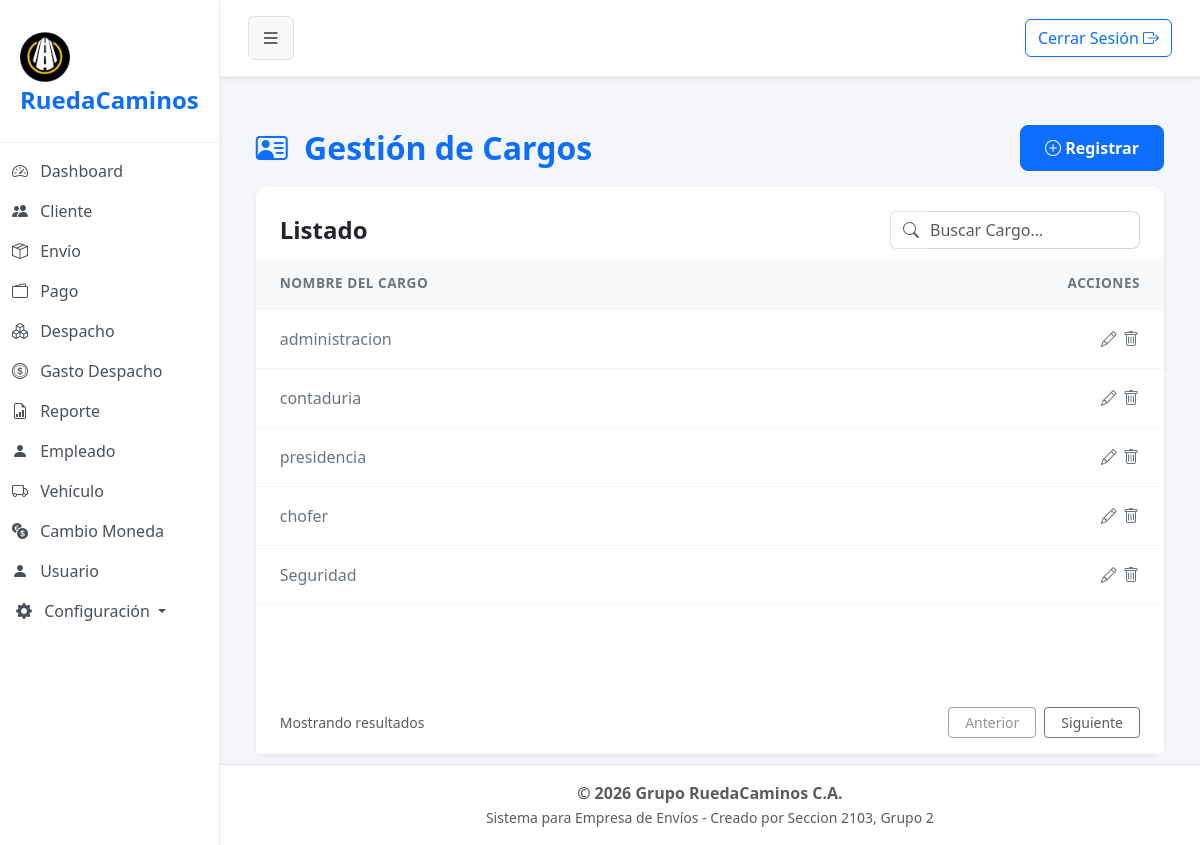
The app's page /?url=cargo (signed in) with its own data.
### tables this page shows
CREATE TABLE `cargo` (
  `cod_cargo` int(1) NOT NULL,
  `nombre` varchar(15) NOT NULL,
  `estado` tinyint(1) NOT NULL
);

### app/controller/cargoController.php (called while the page is built, shortened)
<?php
$cargo = new Cargo();
$registros = $cargo->obt_RegistrosCargo();
include 'app/view/layout/header.php';
include 'app/view/cargo/cargoView.php';
include 'app/view/layout/footer.php';
?>

### index.php (called while the page is built, shortened)
<?php
    $frontController = new FrontController();
?>

### app/config/Conexion.php (called while the page is built, shortened)
<?php
abstract class Conexion
{
    public $host = "localhost";
    public $namedb = "grupo_ruedacaminos";
    public $userdb = "root";
    public $passwd = "";
    public function __construct()
    {
        $this->conexion = $this->getConnection();
    }
    public function getConnection(): PDO
    {
        try {
            $dsn = "mysql:host=" . $this->host . ";dbname=" . $this->namedb . ";charset=utf8";
            $conexion = new PDO($dsn, $this->userdb, $this->passwd);
            $conexion->setAttribute(PDO::ATTR_ERRMODE, PDO::ERRMODE_EXCEPTION);
        } catch (PDOException $error) {
            die('No se pudo conectar a la base de datos, error:' . $error->getMessage());
        }
        return $conexion;
    }
}

### app/model/Cargo.php (called while the page is built, shortened)
<?php
class Cargo extends Conexion
{
    public function obt_RegistrosCargo()
    {
        try {
            $sentencia = "SELECT * FROM cargo WHERE estado = 1";
            $select = $this->conexion->prepare($sentencia);
            $select->execute();
            return $select->fetchAll(\PDO::FETCH_ASSOC);
        } catch (\PDOException $e) {
            return [];
        }
    }
}

### app/view/cargo/componentes/tabla.php (the view, shortened to what this page needs)
<div class="card-body p-0">
    <div class="table-responsive">
        <table class="table table-hover align-middle mb-0">
            <thead class="table-light table-header-custom">
                <tr>
                    <th class="ps-4">NOMBRE DEL CARGO</th>
                    <th class="text-end pe-4">ACCIONES</th>
                </tr>
            </thead>
            <tbody>
                <?php foreach ($registros as $dato): ?>
                    <tr>
                        <td class="ps-4 fw-medium text-secondary"><?php echo $dato['nombre']; ?></td>
                        <td class="text-end pe-4">
                            <button type="button" class="btn btn-link text-secondary p-0 m-0 align-baseline" title="Modificar" data-bs-toggle="modal" data-bs-target="#modificarCargo"
                                datos-cod-cargo="<?php echo $dato['cod_cargo']; ?>"
                                datos-nombre="<?php echo $dato['nombre']; ?>">
                                <i class="bi bi-pencil"></i>
                            </button>
                            <form action="?url=cargo" method="POST" style="display: inline;">
                                <fieldset style="display: inline;">
                                    <button type="button" class="btn btn-link text-secondary p-0 m-0 align-baseline btn-eliminar" title="Eliminar" data-id="<?= $dato['cod_cargo']; ?>"><i class="bi bi-trash"></i>
                                    </button>
                                </fieldset>
                            </form>
                        </td>
                    </tr>
                <?php endforeach; ?>
            </tbody>
        </table>
    </div>
</div>

### assets/css/styles.css (style rules this page uses)
body { background-color: #f4f6f9; font-family: "Segoe UI", Tahoma, Geneva, Verdana, sans-serif; overflow-x: hidden; }
.table> :not(caption)>*>* { padding: 1rem 0.75rem; border-bottom-color: #f1f5f9; }
.table-header-custom th { color: #6c757d; font-weight: 600; font-size: 0.85rem; letter-spacing: 0.5px; }

### records on screen
cargo: nombre "administracion"
cargo: nombre "contaduria"
cargo: nombre "presidencia"
cargo: nombre "chofer"
cargo: nombre "Seguridad"
